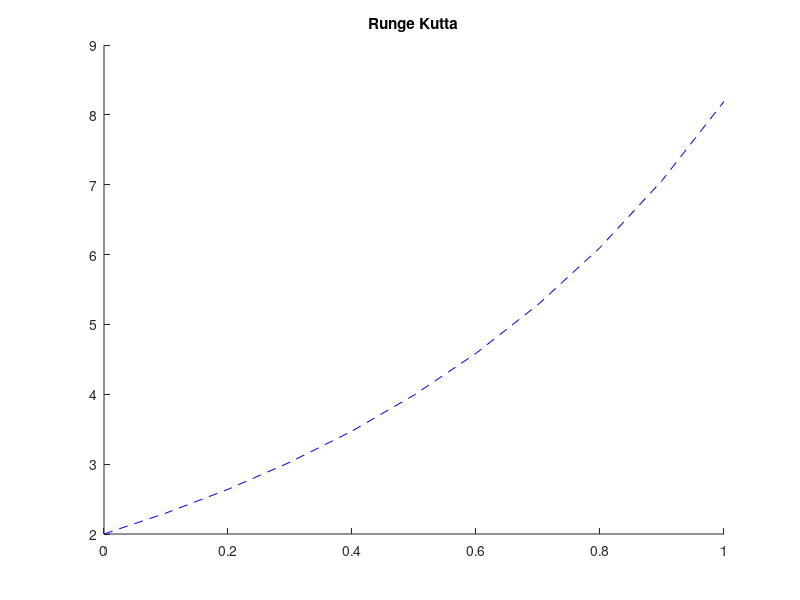

MATLAB code to generate this figure:
function euler2 %Runge Kutta
  clear
  clc
  %w=1/2   %%euler mejorado
  %w=1     %%euler modificado
  w=0 %%euler
  
  x(1)=0;
  y(1)=2;
  
  h=0.1
  N=1/h;
  
 
  for i=1:N 
   fn(i)=2*y(i)-2*x(i)-1;
   k1=h*fn(i);
   if w~=0
     xg(i)=x(i)+ (h/(2*w));
     yg(i)=y(i)+(k1/(2*w));
     fg(i)=2*yg(i)-2*xg(i)-1;
     k2=h*fg(i);
     y(i+1)=y(i)+(1-w)*k1+w*k2;
   else
   y(i+1)=y(i)+k1  ;
   end
   x(i+1)=x(i)+h;

  end
  
  hold on
  plot (x, y, '--b')
  if w~=0
    plot(xg, yg, '--r')
  end
  
  title('Runge Kutta')

  
endfunction
